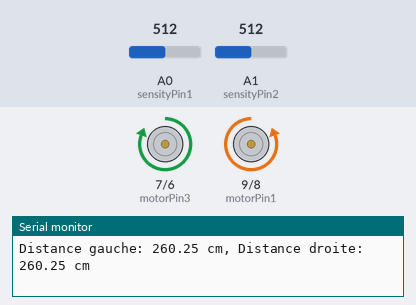
The sketch below on a simulated Arduino Uno, built with avr-gcc and run on an emulated ATmega328P. Parts: motor-driver pin pairs drawn as motors (green arrow = first pin HIGH = forward, orange = second pin HIGH = backward, longer = more drive), the last lines printed to the serial monitor. Inputs (shaded band) come from the test bench; at power-on: A0 (sensityPin1) = 512, A1 (sensityPin2) = 512.

Above: at 1.7 s.
1.8 s: A0 (sensityPin1) set to 0
At 3.0 s:
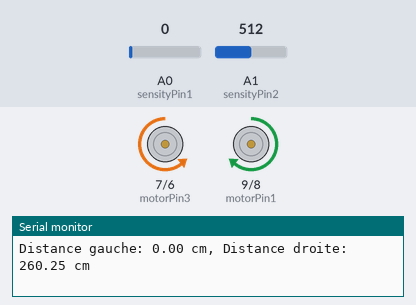
3.3 s: A0 (sensityPin1) set to 40
At 4.6 s:
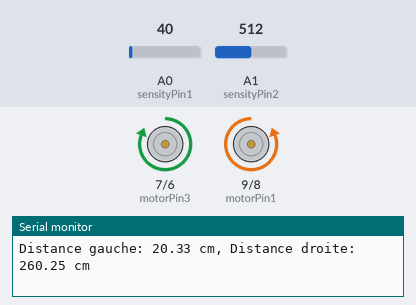
5.1 s: A1 (sensityPin2) set to 104
6.6 s: A1 (sensityPin2) set to 89
At 7.6 s:
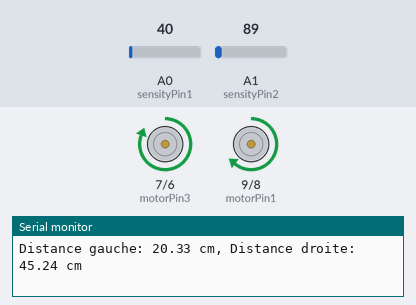
8.7 s: A1 (sensityPin2) set to 122
At 10.3 s:
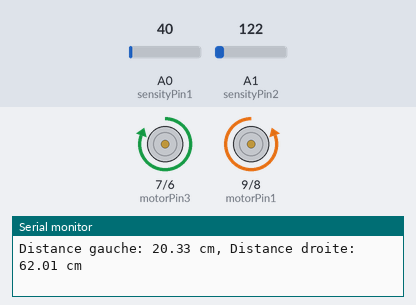
Timing chart, 0 to 11.5 s (numbered marks = the images above; inputs shaded):
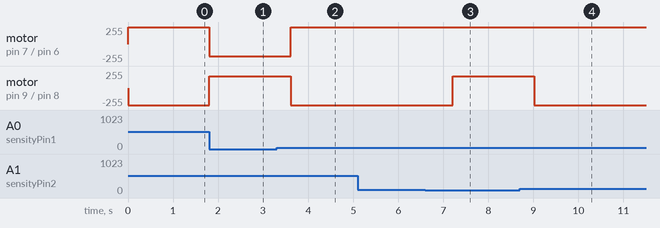

The sketch:

RobotSuiveur_Arduino.ino
```cpp
// Créé par Celhryn
// Modification le 06/12/2023
// Version 0.1.1
// Documentation à

// Pins du moteur
const int motorPin1 = 9;
const int motorPin2 = 8;
const int motorPin3 = 7;
const int motorPin4 = 6;

// Pins des capteurs ultrasons Gravity SEN0307
const int sensityPin1 = A0; //gauche
const int sensityPin2 = A1; //droite

// Vitesse du moteur
int speed = 180;

#define MAX_RANG (520)       // La valeur de mesure maximale du module est 520 cm (un peu plus longue que la plage maximale effective)
#define ADC_SOLUTION (1023.0) // La précision ADC de l'Arduino UNO est de 10 bits

void setup() {
  // Paramétrage des pins en mode SORTIE (OUTPUT)
  pinMode(motorPin1, OUTPUT);
  pinMode(motorPin2, OUTPUT);
  pinMode(motorPin3, OUTPUT);
  pinMode(motorPin4, OUTPUT);

  // Communication en série pour le débogage
  Serial.begin(9600);
}

// Fonction pour mesurer la distance en utilisant le capteur ultrasons Gravity SEN0307
float getDistance(int sensityPin) {
  // Lecture de la valeur analogique depuis le capteur
  float sensity_t = analogRead(sensityPin);
  // Calcul de la distance en cm
  float dist_t = sensity_t * MAX_RANG / ADC_SOLUTION;

  return dist_t;
}

// Fonction pour ajuster la vitesse et la direction par rapport à la distance
void adjustMotors(float distance1, float distance2) {
  // Distance cible (à calibrer en fonction de votre application)
  float targetDistance = 30.0;
  // Tolérance pour la direction
  float tolerance = 5.0;

  // Si le capteur de gauche ne capte rien, tourner à droite
  if (distance1 == 0) {
    analogWrite(motorPin1, speed);
    analogWrite(motorPin2, 0);
    analogWrite(motorPin3, 0);
    analogWrite(motorPin4, speed);
  }
  // Si le capteur de droite ne capte rien, tourner à gauche
  else if (distance2 == 0) {
    analogWrite(motorPin1, 0);
    analogWrite(motorPin2, speed);
    analogWrite(motorPin3, speed);
    analogWrite(motorPin4, 0);
  } else {
    // Calcul de la distance moyenne
    float averageDistance = (distance1 + distance2) / 2.0;

    // Ajustements en fonction de la distance moyenne
    if (averageDistance > targetDistance + tolerance) {
      // Si la distance est supérieure à la distance cible + tolérance, tourne à gauche
      analogWrite(motorPin1, 0);
      analogWrite(motorPin2, speed);
      analogWrite(motorPin3, speed);
      analogWrite(motorPin4, 0);
    } else if (averageDistance < targetDistance - tolerance) {
      // Si la distance est inférieure à la distance cible - tolérance, tourne à droite
      analogWrite(motorPin1, speed);
      analogWrite(motorPin2, 0);
      analogWrite(motorPin3, 0);
      analogWrite(motorPin4, speed);
    } else {
      // Si la distance est dans la plage de +/- tolérance autour de la distance cible, avance tout droit
      analogWrite(motorPin1, speed);
      analogWrite(motorPin2, 0);
      analogWrite(motorPin3, speed);
      analogWrite(motorPin4, 0);
    }
  }
}

void loop() {
  // Lire les distances depuis les capteurs ultrasons Gravity SEN0307
  float distance1 = getDistance(sensityPin1);
  float distance2 = getDistance(sensityPin2);

  // Afficher les distances pour le débogage
  Serial.print("Distance gauche: ");
  Serial.print(distance1);
  Serial.print(" cm, Distance droite: ");
  Serial.print(distance2);
  Serial.println(" cm");

  // Ajuster la vitesse du moteur par rapport à la distance
  adjustMotors(distance1, distance2);

  // Ajout d'un délai pour la stabilité
  delay(900);
}
```

Measured:
- the behaviour switches between 98 and 97 on A1 (sensityPin2) (found by bisection; images 2 and 3)
- after the input at 1.8 s, motor on pin 7 (motorPin3) / pin 6 (motorPin4): forward 255/255 → backward 180/255 at once; motor on pin 9 (motorPin1) / pin 8 (motorPin2): backward 255/255 → forward 180/255 at once
- after the input at 3.3 s, motor on pin 7 (motorPin3) / pin 6 (motorPin4): backward 180/255 → forward 255/255 after 0.31 s; motor on pin 9 (motorPin1) / pin 8 (motorPin2): forward 180/255 → backward 255/255 after 0.31 s
- after the input at 6.6 s, motor on pin 9 (motorPin1) / pin 8 (motorPin2): backward 255/255 → forward 180/255 after 0.61 s
- after the input at 8.7 s, motor on pin 9 (motorPin1) / pin 8 (motorPin2): forward 180/255 → backward 255/255 after 0.32 s
